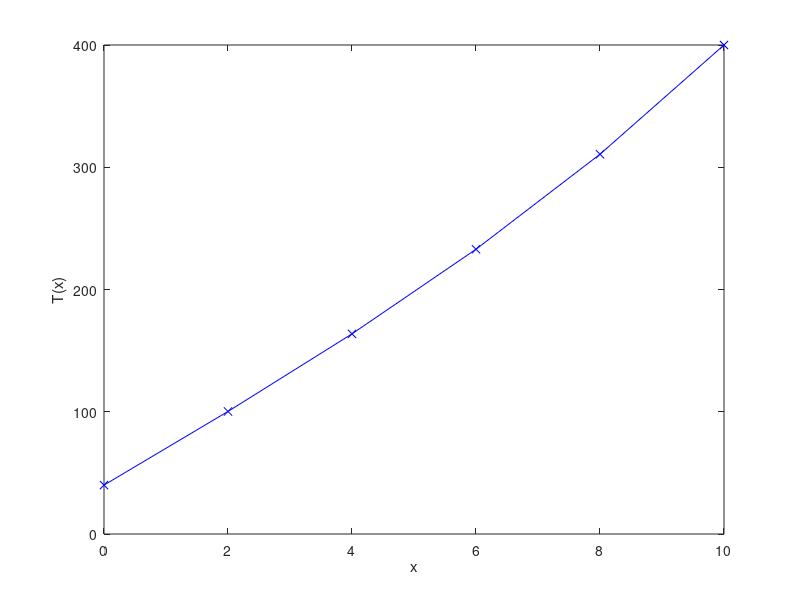

MATLAB code for this plot:
% MCEN 3030
% Spring 2020
% Heat example BVP
% With finite difference

clear all; clc; close all

% setup discrete system and constants
L  = 10;            % length
N  = 6;             % # of nodes
dx = L/(N -1);      % spacing
h  = 0.01;
b  = - h * dx^2;
x  = 0:dx:L;
Ta = 20;

% boundary values
TA = 40;
TB = 400;

A = (b-2)*diag(ones(N-2,1),0) + 1*diag(ones(N-3,1),-1) + 1*diag(ones(N-3,1),+1);

C = [b*Ta - TA; b*Ta; b*Ta; b*Ta - TB];

T = [TA; A\C; TB];
% solve 
% (a) T =  A \ c;
% (b) T = [TA; A\c; TB];
% (c) T = [TA A\c TB];
% (d) T = A / c;
% (e) none of these

% plot
plot(x,T,'-bx')
xlabel('x')
ylabel('T(x)')
